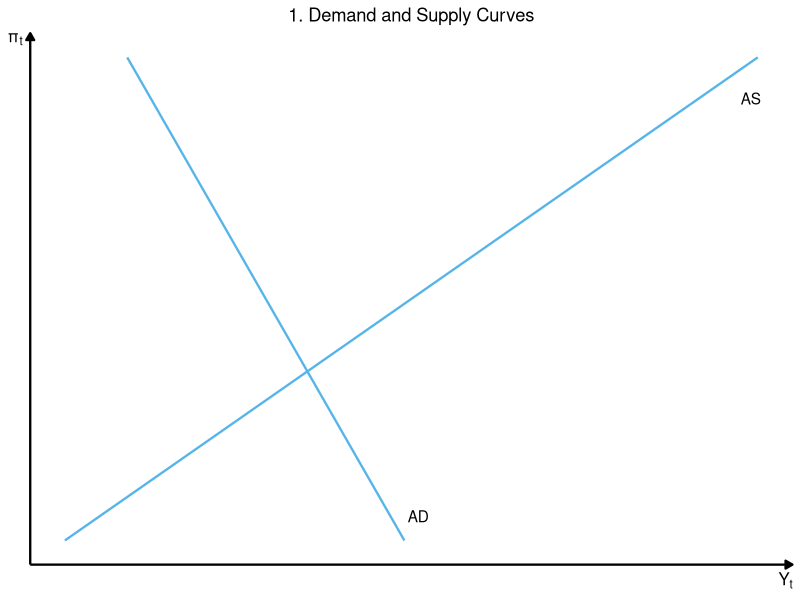
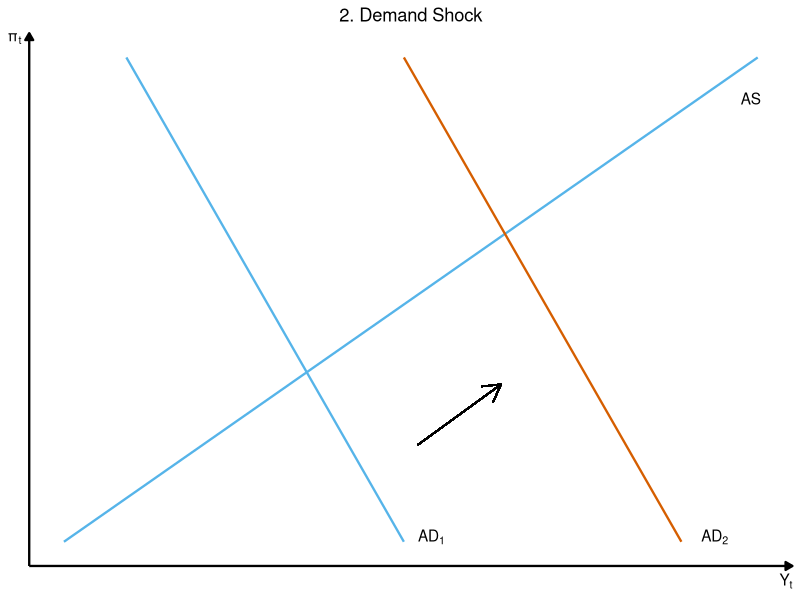
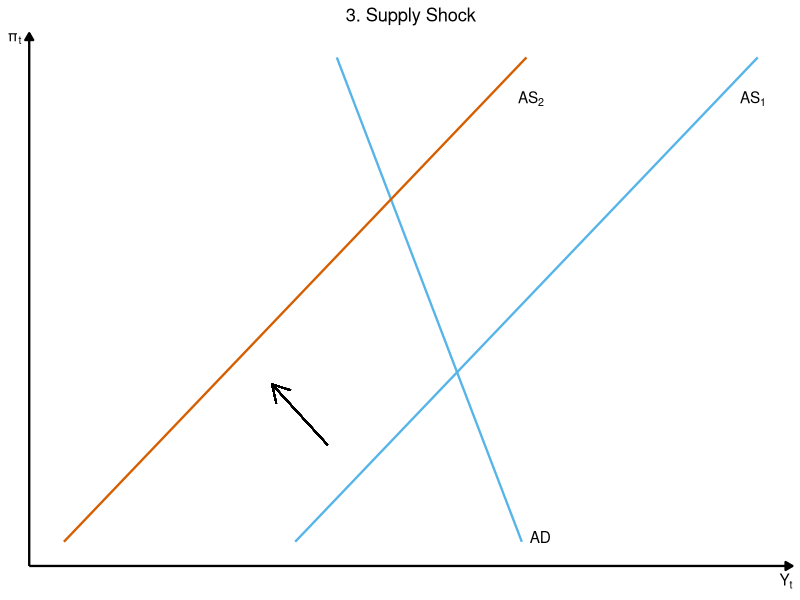
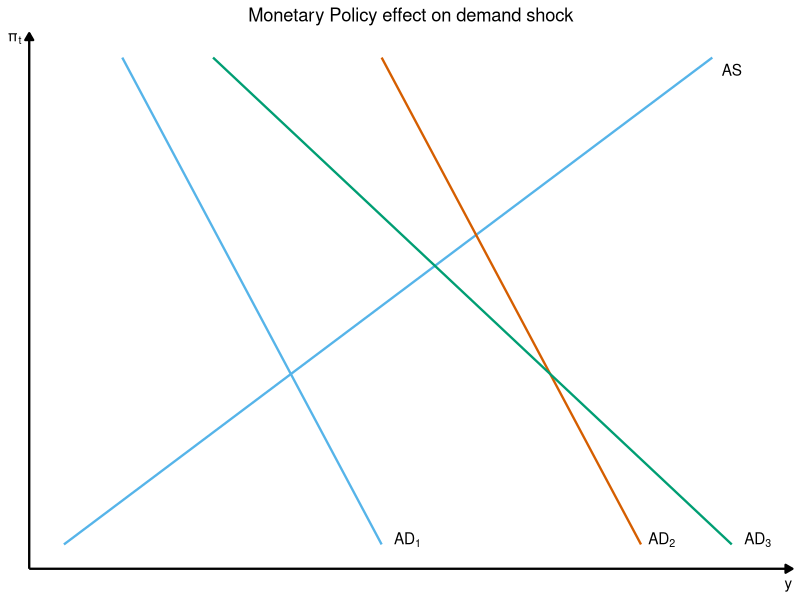
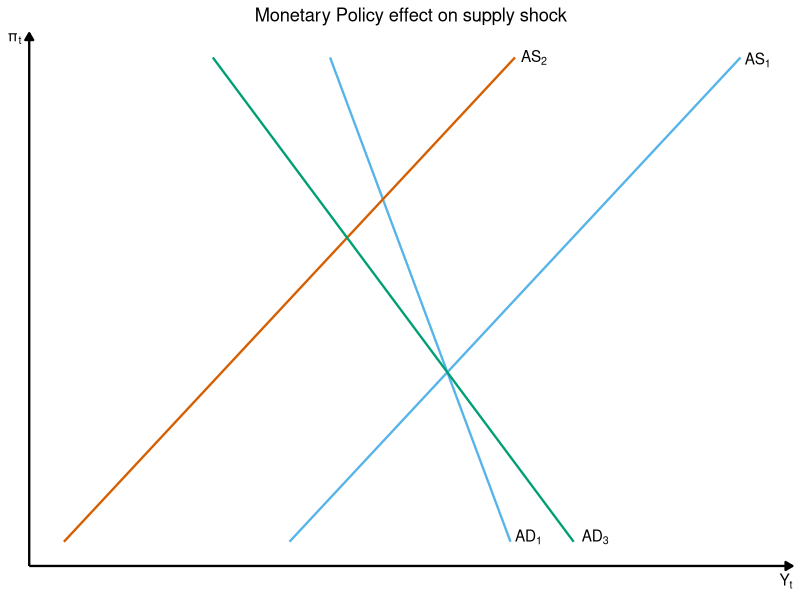
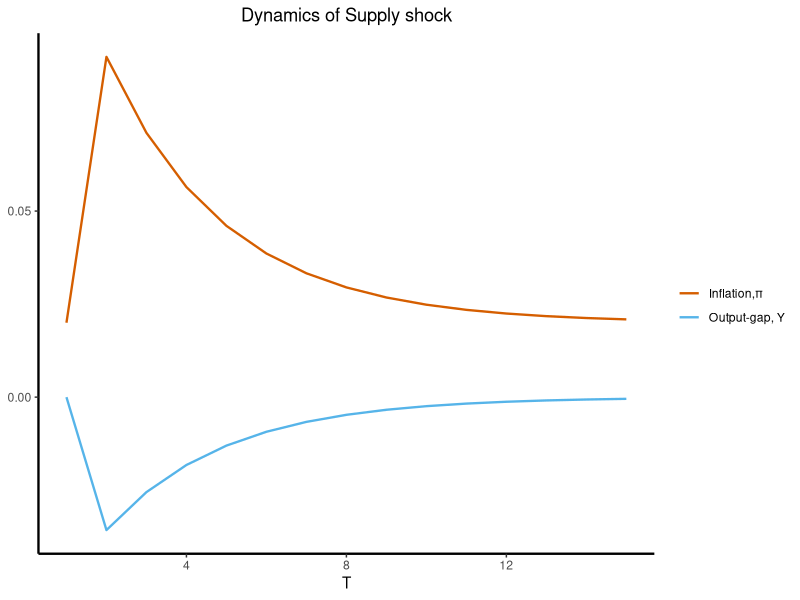
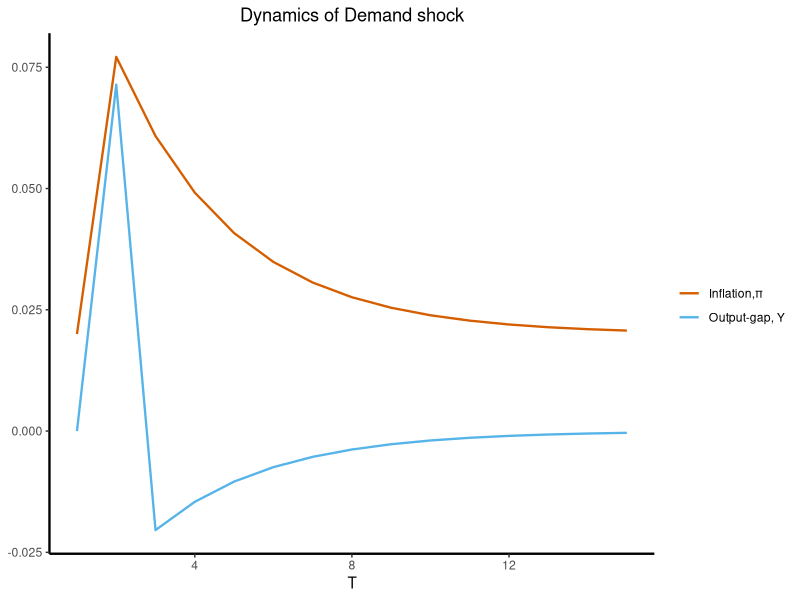
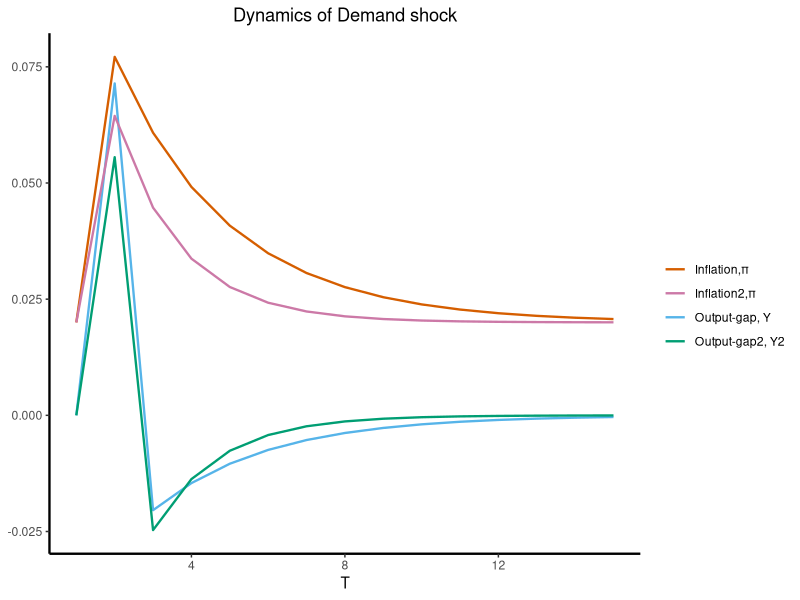

Write R code to recreate these figures, in order.
# AS-AD model BAN420 home exam 

# Inflation, output and the AD-AS model

## Problem 1



  
# Then we have eveything needed to write following functions: 
  
y_demand <- 
  function(pi,a,b,rbar,m,pibar){
    y_t = a - b*(m*(pi - pibar))
    return(y_t)
  }
y_supply <- 
  function(pi, pi_lag, nu, o){
    y_t = (pi - pi_lag - o) / nu
    return(y_t)
  }
  
nominal_interest_rate <- 
  function(pi, m, pibar, rbar){
    R_t = m * (pi - pibar) + rbar
    return(R_t)
  }

library(assertthat)
# Tests for assignment 1. Leave this code chunk *unchanged* and 
# ensure you run the tests *after* the chunk with you answer to 
# assignment 1. 
assert_that(
  nominal_interest_rate(pi=.0, m=1, pibar=.02, rbar=.02) <
    nominal_interest_rate(pi=.02, m=1, pibar=.02, rbar=.02),
  msg = "Interest rate isn't falling with lowered inflation"
)
assert_that(
  y_demand(pi=.02,a=0,b=.5,rbar=0.02,m=1,pibar=.02) < 
    y_demand(pi=.0,a=0,b=.5,rbar=0.02,m=1,pibar=.02),
  msg = "Demand curve isn't decreasing with higher prices"
)
assert_that(
  y_supply(pi=.00,pi_lag=.02, nu=.8, o=0) < 
    y_supply(pi=.02,pi_lag=.02, nu=.8, o=0),
  msg = "Supply isn't increasing with higher inflation"
)
assert_that(
  nominal_interest_rate(pi=.1, m=2, pibar=.02, rbar=.02)==.18,
  msg="Interest rate function returns wrong values"
)
assert_that(
  abs(y_demand(pi=1,a=10,b=10,rbar=0.02,m=1,pibar=.02)-.2)<.0001,
  msg="Demand function returns wrong values"
)
assert_that(
  abs(y_supply(pi=-.01,pi_lag=.05, nu=.3, o=.1)+0.5333)<0.001,
  msg="Supply function returns wrong values"
)

library(ggplot2) # nice graphs
library(dplyr)   # only using pipe operator 
library(grid)    # for arrow in plot
# Needed input assumption:
# Inflation interval between -5% and 15 % seems reasonable 
# central banks will do everything to prevent deflation, 
# which is therefore less likely 
# Also very high inflation of > 15% is rare.
pi <- seq(from= -0.05, to= 0.15, by= 0.001 )
# function for demand side
demand <- 
  function(pi,a,b,rbar,m,pibar){
    values = c()
    for(i in 1:length(pi)){
      values[i] = y_demand(pi[i],a,b,rbar,m,pibar)
    }
    return(values)
  }
# function for supply side
supply <- 
  function(pi,pi_lag,nu,o){
    values = c()
    for(i in 1:length(pi)){
      values[i] = y_supply(pi[i],pi_lag,nu,o)
    }
    return(values)
  }
# default values:
a <-  0
b <- 0.5
m <- 1
nu <- 0.8
pibar <- 0.02
rbar <- 0.02
o <-  0
pi_lag <- pibar
# saving values for specific models
demand1 <- demand(pi,a,b,rbar,m,pibar)      # standard demand curve
demand2 <- demand(pi,a=0.1,b,rbar,m,pibar)    # demand curve with demand shock
demand3 <- demand(pi, a=0.1,b,rbar,m=2,pibar) # demand curve with demand shock and new monetary policy
demand4 <- demand(pi,a,b,rbar,m=2,pibar)      # standard demand curve with new monetary policy
supply1 <- supply(pi,pi_lag,nu,o)             # standard supply curve
supply2 <- supply(pi,pi_lag,nu,o=0.1)         # supply curve with supply shock 
# creating Data-frame to use ggplot
df <- data.frame(cbind(pi, demand1, supply1, demand2, supply2, demand3))
# 1. basic model graph
df %>% 
  ggplot(aes(y = pi ))+
  geom_line(aes(x = demand1), color="#56B4E9",size=0.8)+    # demand curve
  geom_line(aes(x = supply1), color="#56B4E9", size=0.8)+   # supply cruve
  theme_classic()+
  ggtitle("1. Demand and Supply Curves")+
  theme(plot.title = element_text(hjust = 0.5))+
  xlab(expression(Y["t"]))+                              # using expression function to subscript Y_t
  ylab(expression("\u03c0"["t"]))+                       # using expression function and unicode to get pi symbol
  annotate("text",x=0.04 , y=-0.04, label= "AD")+        # helpful function to add text in graph
  annotate("text", x=0.16, y=0.133, label = "AS")+       
  theme(axis.line.x = element_line(size=0.8, arrow = grid::arrow(length = unit(0.2, "cm"), # arrow end of x-axis
                                                                 type = "closed")),
        axis.line.y = element_line(size=0.8,arrow = grid::arrow(length = unit(0.2, "cm"),  # arrow end of y-axis
                                                                type = "closed")),
        axis.text.x = element_blank(),
        axis.ticks.x = element_blank(),
        axis.title.x = element_text(hjust=1,size = 12),
        axis.text.y = element_blank(),
        axis.ticks.y = element_blank(),
        axis.title.y = element_text(angle = 360, hjust=1,size=12))
# we see both lines intersect at the equilibrium 
# which is at Y_t=0 and pi_t=0.02
# economically graph makes sense 
# high inflation --> low demand , because at high prices consumers don`t want to buy
# low  inflation --> low supply , because at low prices  producers don`t want to sell
# and vice versa
# 2. Graph for demand shock 
df %>% 
  ggplot(aes(y = pi ))+
  geom_line(aes(x = demand1),color="#56B4E9", size=0.8)+          # colors from color-blind-friendly palette
  geom_line(aes(x = supply1),color="#56B4E9", size=0.8)+
  geom_line(aes(x = demand2), color = "#D55E00", size=0.8)+       # demand line with shock in t=1
  theme_classic()+
  ggtitle("2. Demand Shock")+
  theme(plot.title = element_text(hjust = 0.5))+
  xlab(expression(Y["t"]))+
  ylab(expression("\u03c0"["t"]))+
  geom_segment(aes(x = 0.04, y = -0.01, xend = 0.07, yend = 0.015),  # to add arrow for direction
               arrow = arrow(length = unit(0.5, "cm")))+
  annotate("text",x=0.045 , y=-0.048, label= expression("AD"[1]))+
  annotate("text",x=0.147 , y=-0.048, label= expression("AD"[2]))+
  annotate("text", x=0.16, y=0.133, label = "AS")+
  theme(axis.line.x = element_line(size=0.8, arrow = grid::arrow(length = unit(0.2, "cm"), 
                                                                 type = "closed")),
        axis.line.y = element_line(size=0.8,arrow = grid::arrow(length = unit(0.2, "cm"), 
                                                                type = "closed")),
        axis.text.x = element_blank(),
        axis.ticks.x = element_blank(),
        axis.title.x = element_text(hjust=1),
        axis.text.y = element_blank(),
        axis.ticks.y = element_blank(),
        axis.title.y = element_text(angle = 360, hjust=1))
# We can see that the demand shock a=0.1 shifts the demand curve to the right (AD1 --> AD2) 
# resulting in a higher equilibrium (higher inflation and output-gap) 
# 3. Supply shock 
df %>% 
  ggplot(aes(y = pi ))+
  geom_line(aes(x = demand1),color="#56B4E9",size=0.8)+
  geom_line(aes(x = supply1),color="#56B4E9", size=0.8)+
  geom_line(aes(x = supply2), color = "#D55E00",size=0.8)+          # supply curve with shock in t=1
  theme_classic()+
  ggtitle("3. Supply Shock")+
  theme(plot.title = element_text(hjust = 0.5))+
  xlab(expression("Y"[t]))+
  ylab(expression("\u03c0"["t"]))+
  geom_segment(aes(x = -0.07, y = -0.01, xend = -0.1, yend = 0.015),
               arrow = arrow(length = unit(0.5, "cm")))+
  annotate("text",x=0.045 , y=-0.048, label= "AD")+
  annotate("text", x=0.16, y=0.133, label = expression("AS"[1]))+
  annotate("text", x=0.04, y=0.133, label = expression("AS"[2]))+
  theme(axis.line.x = element_line(size=0.8, arrow = grid::arrow(length = unit(0.2, "cm"), 
                                                                 type = "closed")),
        axis.line.y = element_line(size=0.8,arrow = grid::arrow(length = unit(0.2, "cm"), 
                                                                type = "closed")),
        axis.text.x = element_blank(),
        axis.ticks.x = element_blank(),
        axis.title.x = element_text(hjust=1),
        axis.text.y = element_blank(),
        axis.ticks.y = element_blank(),
        axis.title.y = element_text(angle = 360, hjust=1))
# for the supply shock o=0.1 the line shifts to the left (AS1 --> AS2) 
# resulting in new equilibrium with higher inflation and lower output-gap 
# Now effect of Monetary Policy:
# Since m variable is only in the demand function, 
# only the demand curve will change 
# meaning, that monetary policy does not seem to effect supply side 
# effect on figure 2
df %>% 
  ggplot(aes(y = pi ))+
  geom_line(aes(x = demand1),color="#56B4E9", size=0.8)+
  geom_line(aes(x = supply1),color="#56B4E9", size=0.8)+
  geom_line(aes(x = demand2), color = "#D55E00", size=0.8)+
  geom_line(aes(x = demand3), color = "#009E73", size=0.8)+         # demand curve with shock in t=1 and new MP
  theme_classic()+
  ggtitle("Monetary Policy effect on demand shock")+
  theme(plot.title = element_text(hjust = 0.5))+
  xlab("y")+
  ylab(expression("\u03c0"["t"]))+
  annotate("text",x=0.045 , y=-0.048, label= expression("AD"[1]))+
  annotate("text",x=0.143 , y=-0.048, label= expression("AD"[2]))+
  annotate("text", x=0.17, y=0.145, label = "AS")+
  annotate("text",x=0.18 , y=-0.048, label= expression("AD"[3]))+
  theme(axis.line.x = element_line(size=0.8, arrow = grid::arrow(length = unit(0.2, "cm"), 
                                                                 type = "closed")),
        axis.line.y = element_line(size=0.8,arrow = grid::arrow(length = unit(0.2, "cm"), 
                                                                type = "closed")),
        axis.text.x = element_blank(),
        axis.ticks.x = element_blank(),
        axis.title.x = element_text(hjust=1),
        axis.text.y = element_blank(),
        axis.ticks.y = element_blank(),
        axis.title.y = element_text(angle = 360, hjust=1))

# see demand curve with m  = 2 is less steep (AD2 vs AD3)
# resulting in a lower equilibrium between inflation and output gap 
# MP effect on figure 3 
df %>% 
  ggplot(aes(y = pi ))+
  geom_line(aes(x = demand1),color="#56B4E9", size=0.8)+
  geom_line(aes(x = supply1),color="#56B4E9", size=0.8)+
  geom_line(aes(x = supply2), color = "#D55E00", size=0.8)+
  geom_line(aes(x = demand4), color = "#009E73", size=0.8)+
  theme_classic()+
  ggtitle("Monetary Policy effect on supply shock")+
  theme(plot.title = element_text(hjust = 0.5))+
  xlab(expression("Y"["t"]))+
  ylab(expression("\u03c0"["t"]))+
  annotate("text",x=0.045 , y=-0.048, label= expression("AD"[1]))+
  annotate("text", x=0.172, y=0.149, label = expression("AS"[1]))+
  annotate("text",x=0.082 , y=-0.048, label= expression("AD"[3]))+
  annotate("text", x=0.048, y=0.15, label = expression("AS"[2]))+
  theme(axis.line.x = element_line(size=0.8, arrow = grid::arrow(length = unit(0.2, "cm"), 
                                                                 type = "closed")),
        axis.line.y = element_line(size=0.8,arrow = grid::arrow(length = unit(0.2, "cm"), 
                                                                type = "closed")),
        axis.text.x = element_blank(),
        axis.ticks.x = element_blank(),
        axis.title.x = element_text(hjust=1),
        axis.text.y = element_blank(),
        axis.ticks.y = element_blank(),
        axis.title.y = element_text(angle = 360, hjust=1))

# as before monetary policy has an effect on demand curve 
# again we have a less steep demand curve (AD1 vs AD3)
# resulting in a lower equilibrium compared to the original demand curve 
# therefore in summary we can say that higher monetary responsiveness 
# decreases inflation and output-gap


# Problem 3 

library(dplyr)
# function for y_t given in problem 3 
output_gap  <-
  function(a,b,m,nu,o,pi_lag,pibar){
    y_t = 1/(1+b*m*nu)*(a-b*m*(pi_lag+o-pibar))
    return(y_t)
  }
# if we know the output-gap we can compute inflation and interest rate
# Inflation afterwards:
inflation <- 
  function(pi_lag,nu,output_gap,o){ 
    pi = pi_lag + nu * output_gap + o
    return(pi)
  }
# interest rate
nominal_interest_rate <- 
  function(pi, m, pibar, rbar){
    R_t = m * (pi - pibar) + rbar
    return(R_t)
  }
# Important to note:
# pi_lag changes output gap one period in the future 
# time steps 
t <- seq(1:15)

#########################################################################
# these functions are for problem 4                                     # 
# therefore can be skipped for now                                      #
#
interest_optimal <-                                                     #
  function(a,b,nu,o,pi_lag,pibar,rbar,lambda){                          #
    R_opt = rbar + a/b + nu/(b*(lambda+nu^2)) *(pi_lag - pibar + o)     #
    return(R_opt)                                                       #
  }                                                                     #
#
output_gap_opt <-                                                       #
  function(b,nu,lambda,pi_lag,pibar,o){                                 #
    y_opt = nu/(b*(lambda+nu^2)) *(pibar-pi_lag-o)                      #
  }                                                                     #
#########################################################################
# simulation function 
simulation <- 
  function(a,b,m,nu,o,pi_lag,pibar,rbar){
    y_t = c()     # empty vectors to fill in 
    pi_t = c()
    R_t = c()
    y_opt = c()
    R_opt = c()
    
    y_t[1] = output_gap(a=0,b,m,nu,o=0,pi_lag,pibar)     # starting values for t=0
    pi_t[1] = inflation(pi_lag,nu,y_t[1],o=0) 
    R_t[1] = nominal_interest_rate(pi_t[1],m,pibar,rbar)
    y_opt[1] = output_gap_opt(b,nu,lambda=1,pi_lag,pibar,o)           # for problem 4
    R_opt[1] = interest_optimal(a,b,nu,o,pi_lag,pibar,rbar,lambda=1)  # for problem 4
    for(i in 2:15){                                              
      if(i == 2){                                                     # shock scenario 
        y_t[i] = output_gap(a,b,m,nu,o,pi_t[1],pibar)
        pi_t[i] = inflation(pi_t[i-1],nu,y_t[i],o)
        R_t[i] = nominal_interest_rate(pi_t[i],m,pibar,rbar)
        y_opt[i] = output_gap_opt(b,nu,lambda=1,pi_lag=pi_t[i-1],pibar,o)
        R_opt[i] = interest_optimal(a,b,nu,o,pi_lag,pibar,rbar,lambda=1)
      }else {
        y_t[i] = output_gap(a=0,b,m,nu,o=0,pi_t[i-1],pibar)           # normal scenario
        pi_t[i]  = inflation(pi_t[i-1],nu,y_t[i],o=0)
        R_t[i] = nominal_interest_rate(pi_t[i],m,pibar,rbar)
        y_opt[i] = output_gap_opt(b,nu,lambda=1,pi_lag=pi_t[i-1],pibar,o=0)
        R_opt[i] = interest_optimal(a,b,nu,o=0,pi_lag=pi_t[i-1],pibar,rbar,lambda=1)
      }
    }
    return(list(y_t,pi_t,R_t,y_opt,R_opt))            # save outcomes in list
  }                                                   # so all values can be returned

sim1 <- simulation(a,b,m,nu,o=0.1,pi_lag,pibar,rbar)

df <- data.frame(t,sim1[[1]],sim1[[2]],sim1[[3]])
colnames(df) <- c("t","y_t","pi_t","R_t")
# If m=1 we can figure out by looking at the equations, that 
# interest rate and inflation result in the same values 
# since both have the same values I only put pi_t in the graphs 
# graph dynamics of supply shock
df %>% 
  ggplot(aes(x = t))+
  geom_line(aes(y = y_t ,colour="Output-gap, Y"),size=0.8)+
  geom_line(aes(y = pi_t ,colour="Inflation,\u03c0"),size=0.8)+
  scale_color_manual(name = "", values = c("Output-gap, Y" = "#56B4E9", "Inflation,\u03c0" = "#D55E00"))+
  theme_classic()+
  ggtitle("Dynamics of Supply shock")+
  theme(axis.line.x = element_line(size=0.8),
        axis.line.y = element_line(size=0.8),
        plot.title = element_text(hjust = 0.5))+
  xlab("T")+
  theme(axis.title.y = element_blank())

# similar to the example figure in the task 
# we see at t=1 when the demand shock occurs, that inflation goes up and output-gap goes down on steep gradients 
# after the shock both variables slowly and smoothly converge back to beginning equilibrium of t=0
# graph dynamics of demand shock
sim2 <- simulation(a=0.1,b,m,nu,o,pi_lag,pibar,rbar)

df2 <- data.frame(t,sim2[[1]],sim2[[2]],sim2[[3]])
colnames(df2) <- c("t","y_t","pi_t","R_t")
df2 %>% 
  ggplot(aes(x = t))+
  geom_line(aes(y = y_t ,colour="Output-gap, Y"),size=0.8)+
  geom_line(aes(y = pi_t ,colour="Inflation,\u03c0"),size=0.8)+
  scale_color_manual(name = "", values = c("Output-gap, Y" = "#56B4E9", "Inflation,\u03c0" = "#D55E00"))+
  theme_classic()+
  ggtitle("Dynamics of Demand shock")+
  theme(axis.line.x = element_line(size=0.8),
        axis.line.y = element_line(size=0.8),
        plot.title = element_text(hjust = 0.5))+
  xlab("T")+
  theme(axis.title.y = element_blank())
# here we see a different reaction compared to the supply shock
# at the demand shock in t=1 firstly both inflation and output-gap go up 
# in t=2 the output-gap rapidly goes down similar to what we saw after the supply shock 
# this is because the demand shock hits the output one period later because it depends on lagged inflation 
# after that as before both variables slowly and smoothly converge back to beginning equilibrium of t=0
# monetary policy change m=2 
# this only effects the demand side
sim3 <- simulation(a=0.1,b,m=2,nu,o,pi_lag,pibar,rbar)
df3 <- data.frame(t,sim2[[1]],sim2[[2]],sim2[[3]],sim3[[1]],sim3[[2]],sim3[[3]])
colnames(df3) = c("t","y_t","pi_t","R_t","y_tm","pi_tm","R_tm")
# dynamics m=2 demand shock: 
df3 %>% 
  ggplot(aes(x = t))+
  geom_line(aes(y = y_t ,colour="Output-gap, Y"),size=0.8)+
  geom_line(aes(y = pi_t ,colour="Inflation,\u03c0"),size=0.8)+
  geom_line(aes(y = pi_tm ,colour="Inflation2,\u03c0"),size=0.8)+
  geom_line(aes(y = y_tm ,colour="Output-gap2, Y2"),size=0.8)+
  scale_color_manual(name = "", values = c("Output-gap, Y" = "#56B4E9", "Inflation,\u03c0" = "#D55E00","Inflation2,\u03c0"="#CC79A7","Output-gap2, Y2"="#009E73"))+
  theme_classic()+
  ggtitle("Dynamics of Demand shock")+
  theme(axis.line.x = element_line(size=0.8),
        axis.line.y = element_line(size=0.8),
        plot.title = element_text(hjust = 0.5))+
  xlab("T")+
  theme(axis.title.y = element_blank())
# we see that m=2 has the effect of lowering the level of inflation (pink curve vs orange curve) 
# which is what central bankers want ! 
# this comes with the cost of slightly increasing output-gap at t=1
# dynamics m=2 supply shock
sim4 <- simulation(a,b,m=2,nu,o=0.1,pi_lag,pibar,rbar)
df4 <- data.frame(t,sim1[[1]],sim1[[2]],sim1[[3]],sim4[[1]],sim4[[2]],sim4[[3]])
colnames(df4) = c("t","y_t","pi_t","R_t","y_tm","pi_tm","R_tm")
df4 %>% 
  ggplot(aes(x = t))+
  geom_line(aes(y = y_t ,colour="Output-gap, Y"),size=0.8)+
  geom_line(aes(y = pi_t ,colour="Inflation,\u03c0"),size=0.8)+
  geom_line(aes(y = pi_tm ,colour="Inflation2,\u03c0"),size=0.8)+
  geom_line(aes(y = y_tm ,colour="Output-gap2, Y2"),size=0.8)+
  scale_color_manual(name = "", values = c("Output-gap, Y" = "#56B4E9", "Inflation,\u03c0" = "#D55E00","Inflation2,\u03c0"="#CC79A7","Output-gap2, Y2"="#009E73"))+
  theme_classic()+
  ggtitle("Dynamics of Demand shock")+
  theme(axis.line.x = element_line(size=0.8),
        axis.line.y = element_line(size=0.8),
        plot.title = element_text(hjust = 0.5))+
  xlab("T")+
  theme(axis.title.y = element_blank())
# m=2 also has the effect of lowering the inflation if a demand shock happens
# this again comes with the cost of increasing the output-gap (in absolute numbers)



# problem 4 

sim5 <- simulation(a,b,m,nu,o=0.1,pi_lag,pibar,rbar)
df5 <- data.frame(t,sim5[[1]],sim5[[2]],sim5[[3]],sim5[[4]],sim5[[5]])
colnames(df5) = c("t","y_t","pi_t","R_t","y_opt","R_opt")
df5 %>% 
  ggplot(aes(x = t))+
  geom_line(aes(y = y_t ,colour="Output-gap, Y"),size=0.8)+
  geom_line(aes(y = pi_t ,colour="Interest Rate,\u03c0"),size=0.8)+
  geom_line(aes(y = R_opt ,colour="Interest Rate2,\u03c0"),size=0.8)+
  geom_line(aes(y = y_opt ,colour="Output-gap, Y2"),size=0.8)+
  scale_color_manual(name = "", values = c("Output-gap, Y" = "#56B4E9", "Interest Rate,\u03c0" = "#D55E00","Interest Rate2,\u03c0"="#CC79A7","Output-gap, Y2"="#009E73"))+
  theme_classic()+
  ggtitle("Dynamics of Supply shock")+
  theme(plot.title = element_text(hjust = 0.5))+
  xlab("T")+
  theme(axis.title.y = element_blank())



  
  
  
  
